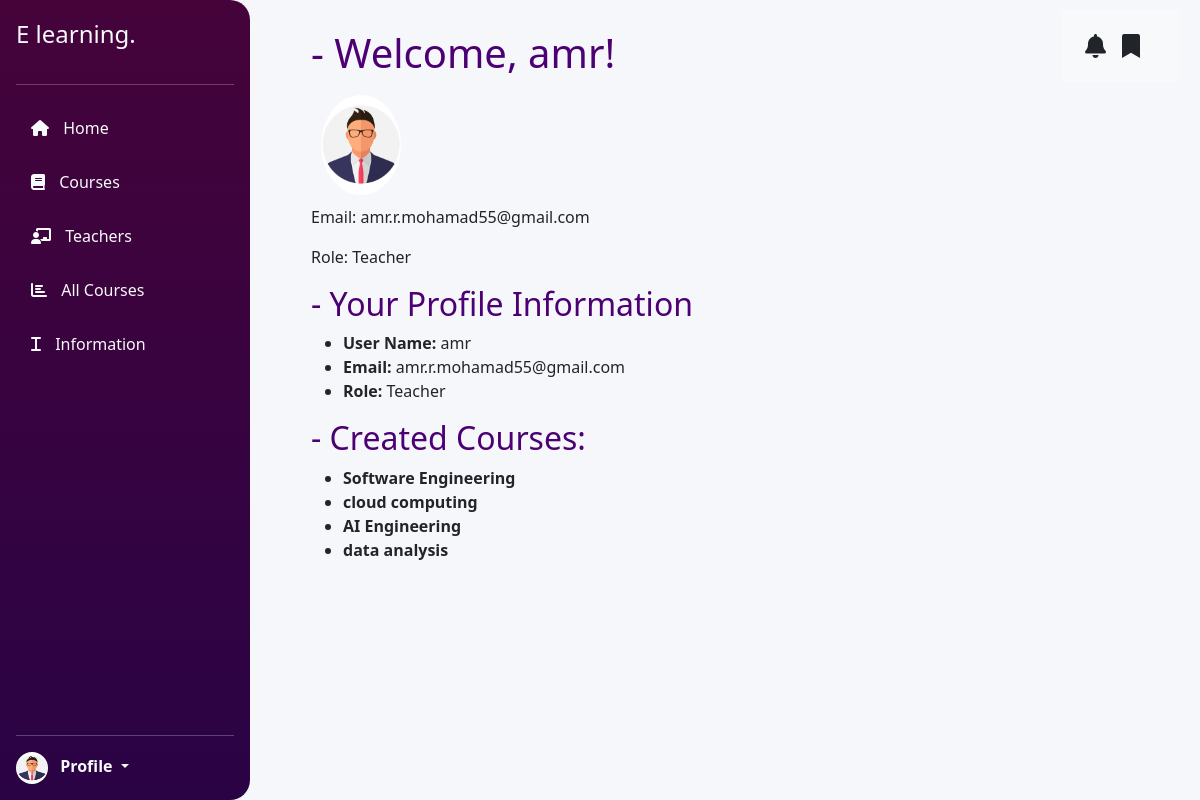
The app's page /profile/ (signed in), older data.
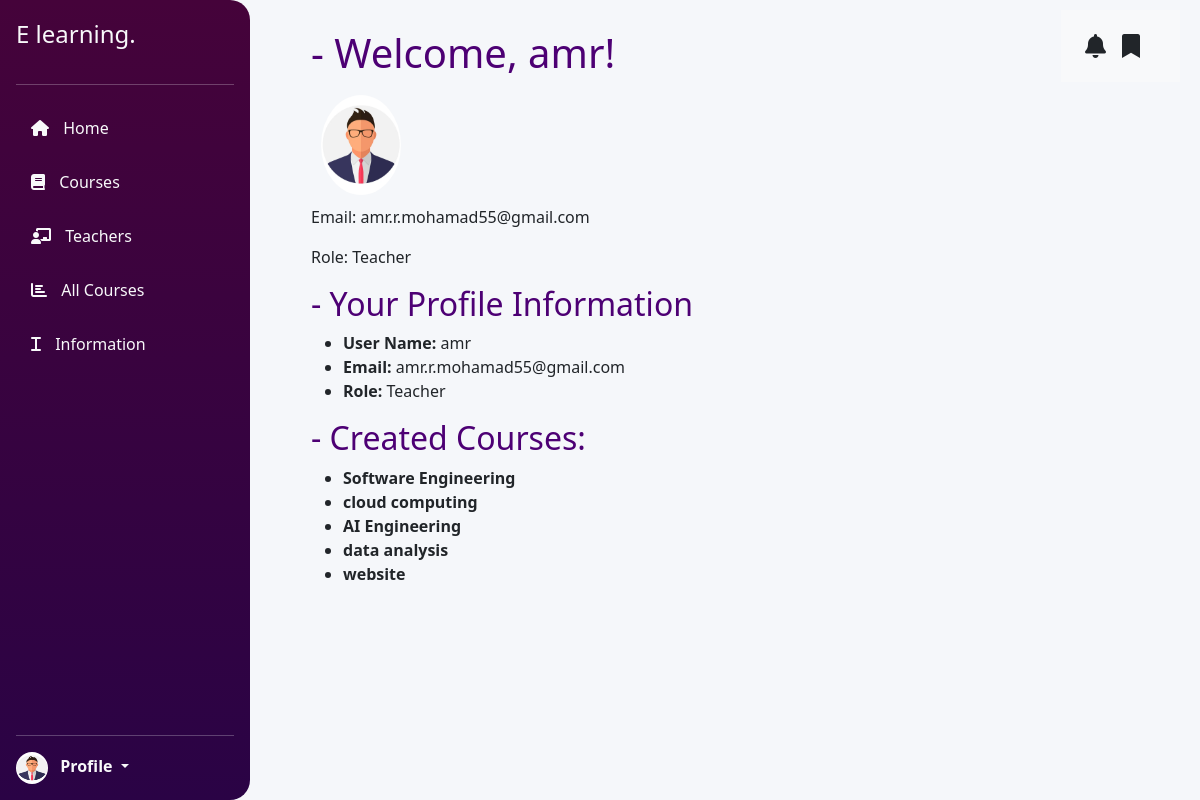
The same page, newer data.
### lms/models.py (models this page shows, shortened)
class Course(models.Model):
    title = models.CharField(max_length=100)
    description = models.TextField()
    created_by = models.ForeignKey(UserProfile, on_delete=models.CASCADE, limit_choices_to={'user_type': 'teacher'})
    video = models.FileField(upload_to='course_videos/', blank=True, null=True, default='course_videos/default.mp4')

### lms/views.py (the view, shortened to what this page needs)
# urls.py: path('profile/', user_profile_view, name='user_profile'),
@login_required
def user_profile_view(request):
    user_profile = get_object_or_404(UserProfile, user=request.user)
    created_courses = Course.objects.filter(created_by=user_profile)
    context = {
        'user_profile': user_profile,
        'created_courses': created_courses,
    }
    return render(request, 'user_profile.html', context)

### lms/models.py (called while the page is built)
    def is_teacher(self):
        return self.user_type == 'teacher'

    def is_student(self):
        return self.user_type == 'student'

### lms/templates/user_profile.html (shortened to what this page needs)
{% extends 'base.html' %}
{% block content %}
{% load static %}
<div class="content" style="margin-left: 140px; padding: 5px;">
    <div class="flex-grow-1 d-flex flex-column">
        <div class="d-flex justify-content-between align-items-center p-4 bg-light"
        style="position: absolute; top: 10px; right: 20px;">
            <div class="d-flex align-items-center">
                <i class="fas fa-bell me-3" style="font-size: 1.5rem; cursor: pointer;"
                    data-bs-toggle="offcanvas" data-bs-target="#notificationCanvas"
                    aria-controls="#notificationCanvas"></i>
                <i class="fas fa-bookmark me-3" style="font-size: 1.5rem; cursor: pointer;"
                    data-bs-toggle="offcanvas" data-bs-target="#savedItemsCanvas"
                    aria-controls="savedItemsCanvas"></i>
            </div>
        </div>
        <section class="p-4" style="animation: fadeIn 1s ease-in-out;">
            <h1 style="color: rgb(77, 0, 116);">- Welcome, {{ user_profile.user.username }}!</h1>
            <img src="{% static 'img/profile.jpg' %}" alt="Profile" width="100" height="120"
            class="rounded-circle" style="cursor: pointer; padding: 10px;">
            <p>Email: {{ user_profile.user.email }}</p>
            <p>Role: {{ user_profile.get_user_type_display }}</p>
            <h2 style="color: rgb(77, 0, 116);">- Your Profile Information</h2>
            <ul>
                <li><strong>User Name: </strong> {{ user_profile.user.username }}</li>
                <li><strong>Email: </strong> {{ user_profile.user.email }}</li>
                <li><strong>Role: </strong> {{ user_profile.get_user_type_display }}</li>
            </ul>
            {% if user_profile.is_teacher %}
            <h2 style="color: rgb(77, 0, 116);">- Created Courses:</h2>
            {% if created_courses %}
                <ul>
                    {% for course in created_courses %}
                    <li><strong>{{ course.title }}</strong></li>
                    {% endfor %}
                </ul>
            {% else %}
                <p>You haven't created any courses yet.</p>
            {% endif %}
            {% endif %}
        </section>
    </div>
</div>
{% endblock %}

Row changes from the older to the newer data that the page shows:
added Course: title "website"
